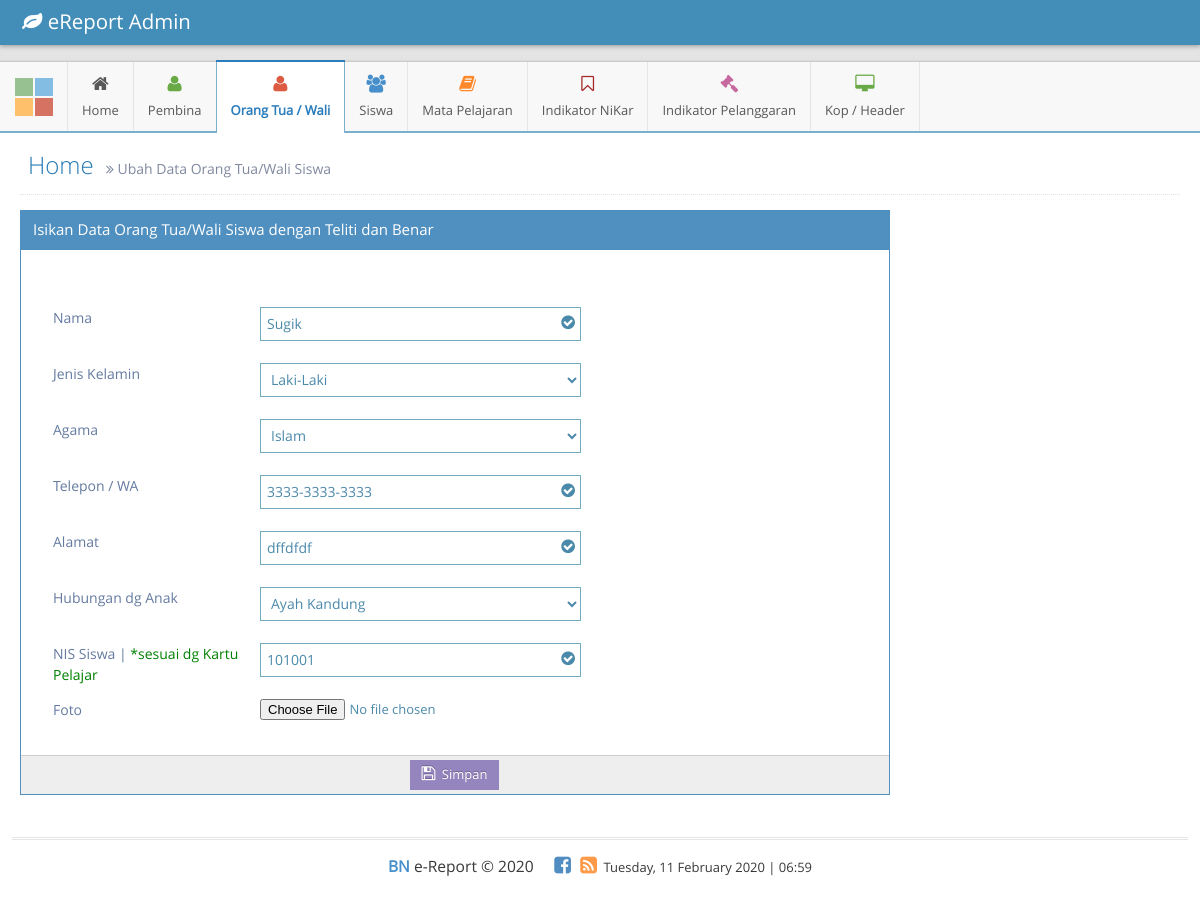
The app's page /admin/ubah/ubahOrtu.php?id_ortu=O-1 (signed in) with its own data.
### tables this page shows
CREATE TABLE `tbl_ortu` (
  `id_ortu` varchar(11) NOT NULL,
  `nama_ortu` varchar(100) NOT NULL,
  `jk_ortu` varchar(11) NOT NULL,
  `agama_ortu` varchar(20) NOT NULL,
  `telp_ortu` varchar(15) NOT NULL,
  `alamat_ortu` varchar(100) NOT NULL,
  `foto_ortu` varchar(50) NOT NULL,
  `hub_dg_anak` varchar(100) NOT NULL,
  `username` varchar(50) NOT NULL,
  `password` varchar(100) NOT NULL,
  `level` varchar(20) NOT NULL,
  `id_siswa` varchar(10) NOT NULL
);

### admin/ubah/ubahOrtu.php (the view, shortened to what this page needs)
<!DOCTYPE html>
<?php
if(!isset($_SESSION['password'])){
	header("location: ../../admin/index.php");
}else{
	include "../../config/koneksi.php";
?>
<html lang="en">
	<head>
		<link rel="stylesheet" href="../../assets/css/bootstrap.min.css" />
		<link rel="stylesheet" href="../../assets/font-awesome/4.5.0/css/font-awesome.min.css" />
		<link rel="stylesheet" href="../../assets/css/jquery-ui.custom.min.css" />
		<link rel="stylesheet" href="../../assets/css/ace.min.css" class="ace-main-stylesheet" id="main-ace-style" />
		<link rel="stylesheet" href="../../assets/css/ace-skins.min.css" />
		<link rel="stylesheet" href="../../assets/css/ace-rtl.min.css" />
	</head>
	<body class="no-skin">
		<div id="navbar" class="navbar navbar-default    navbar-collapse       h-navbar ace-save-state">
			<div class="navbar-container ace-save-state" id="navbar-container">
				<div class="navbar-header pull-left">
					<a href="#" class="navbar-brand">
						<small>
							<i class="fa fa-leaf"></i>
							eReport Admin
						</small>
					</a>
				</div>
			</div>
		</div>
		<div class="main-container ace-save-state" id="main-container">
			<div id="sidebar" class="sidebar      h-sidebar                navbar-collapse collapse          ace-save-state">
				<div class="sidebar-shortcuts" id="sidebar-shortcuts">
					<div class="sidebar-shortcuts-mini" id="sidebar-shortcuts-mini">
						<span class="btn btn-success"></span>
						<span class="btn btn-info"></span>
						<span class="btn btn-warning"></span>
						<span class="btn btn-danger"></span>
					</div>
				</div>
				<ul class="nav nav-list">
					<li class="hover">
						<a href="../home.php">
							<i class="menu-icon fa fa-home"></i>
							<span class="menu-text"> Home </span>
						</a>
					</li>
					<li class="hover">
						<a href="#" class="dropdown-toggle">
							<i class="menu-icon fa fa-user green"></i>
							<span class="menu-text">
								Pembina
							</span>
						</a>
					</li>
					<li class="active open hover">
						<a href="#" class="dropdown-toggle">
							<i class="menu-icon fa fa-user red"></i>
							<span class="menu-text"> Orang Tua / Wali </span>
						</a>
					</li>
					<li class="hover">
						<a href="#">
							<i class="menu-icon fa fa-users blue"></i>
							<span class="menu-text"> Siswa </span>
						</a>
					</li>
					<li class="hover">
						<a href="#" class="dropdown-toggle">
							<i class="menu-icon fa fa-book orange"></i>
							<span class="menu-text"> Mata Pelajaran </span>
						</a>
					</li>
					<li class="hover">
						<a href="#" class="dropdown-toggle">
							<i class="menu-icon fa fa-bookmark-o brown"></i>
							<span class="menu-text"> Indikator NiKar </span>
						</a>
					</li>
					<li class="hover">
						<a href="#">
							<i class="menu-icon fa fa-gavel pink"></i>
							<span class="menu-text">
								Indikator Pelanggaran
							</span>
						</a>
					</li>
					<li class="hover">
						<a href="#">
							<i class="menu-icon fa fa-desktop green"></i>
							<span class="menu-text"> Kop / Header </span>
						</a>
					</li>
				</ul>
			</div>
			<div class="main-content">
				<div class="main-content-inner">
					<div class="page-content">
						<div class="page-header">
							<h1>
								Home
								<small>
									<i class="ace-icon fa fa-angle-double-right"></i>
									Ubah Data Orang Tua/Wali Siswa
								</small>
							</h1>
						</div>
						<?php
							$id_ortu 	= $_GET['id_ortu'];
							$query 		= mysqli_query($conn, "SELECT * FROM tbl_ortu WHERE id_ortu='$id_ortu'");
							$row		= mysqli_fetch_assoc($query);
						?>
						<div class="row">
							<div class="col-xs-12">
								<div class="col-sm-9 widget-box widget-color-blue2">
											<div class="widget-header"> <h5 class="widget-title">Isikan Data Orang Tua/Wali Siswa dengan Teliti dan Benar</h5> </div>
											<form role="form" action="../update/update_ortu.php" method="POST" enctype="multipart/form-data" autocomplete="off">
												<div class="widget-body">
													<div class="widget-main padding-20">
														<div class="form-group has-info">
															<div class="col-xs-12 col-sm-5">
															</div>
														</div>
														<div class="form-group has-info">
															<label for="inputInfo" class="col-xs-12 col-sm-3 control-label no-padding-right">Nama</label>
															<div class="col-xs-12 col-sm-5">
																<span class="block input-icon input-icon-right">
																	<input type="text" name="nama_ortu" value="<?php echo $row['nama_ortu']; ?>" class="width-100" required/>
																		<i class="ace-icon fa fa-check-circle"></i>
																</span>
															</div>
														</div>
														<div>&nbsp;</div>
														<div class="form-group has-info">
															<label for="inputInfo"  class="col-xs-12 col-sm-3 control-label no-padding-right">Jenis Kelamin</label>
															<div class="col-xs-12 col-sm-5">
																<select name="jk_ortu" class="form-control" required/>
																	<option value="<?php echo $row['jk_ortu']; ?>">
																		<?php
																			if($row['jk_ortu']=="L"){
																				echo "Laki-Laki";
																			}else{
																				echo "Perempuan";
																			};
																		?>
																	</option>
															</div>
														</div>
														<div>&nbsp;</div>
														<div class="form-group has-info">
															<label for="inputInfo" class="col-xs-12 col-sm-3 control-label no-padding-right">Agama</label>
															<div class="col-xs-12 col-sm-5">
																<select name="agama_ortu" class="form-control" required/>
																	<option value="<?php echo $row['agama_ortu']; ?>"><?php echo $row['agama_ortu']; ?></option>
															</div>
														</div>
														<div>&nbsp;</div>
														<div class="form-group has-info">
															<label for="inputInfo" class="col-xs-12 col-sm-3 control-label no-padding-right">Telepon / WA</label>
															<div class="col-xs-12 col-sm-5">
																<span class="block input-icon input-icon-right">
																	<input type="text" value="<?php echo $row['telp_ortu']; ?>" name="telp_ortu" class="form-control" pattern="^\d{4}-\d{4}-\d{4}$" placeholder="XXXX-XXXX-XXXX" required/>
																		<i class="ace-icon fa fa-check-circle"></i>
																</span>
															</div>
														</div>
														<div>&nbsp;</div>
														<div class="form-group has-info">
															<label for="inputInfo" class="col-xs-12 col-sm-3 control-label no-padding-right">Alamat</label>
															<div class="col-xs-12 col-sm-5">
																<span class="block input-icon input-icon-right">
																	<input type="text" value="<?php echo $row['alamat_ortu']; ?>" name="alamat_ortu" class="width-100" placeholder="Nama Jalan, RT / RW, Desa, Kec, Kota" required/>
																	<i class="ace-icon fa fa-check-circle"></i>
															</div>
														</div>
														<div>&nbsp;</div>
														<div class="form-group has-info">
															<label for="inputInfo" class="col-xs-12 col-sm-3 control-label no-padding-right">Hubungan dg Anak</label>
															<div class="col-xs-12 col-sm-5">
																<select name="hub_dg_anak" class="form-control" required/>
																	<option value="<?php echo $row['hub_dg_anak']; ?>"><?php echo $row['hub_dg_anak']; ?></option>
															</div>
														</div>
														<div>&nbsp;</div>
														<div class="form-group has-info">
															<label for="inputInfo" class="col-xs-12 col-sm-3 control-label no-padding-right">NIS Siswa | <font color="green">*sesuai dg Kartu Pelajar</font></label>
															<div class="col-xs-12 col-sm-5">
																<span class="block input-icon input-icon-right">
																	<input type="text" name="id_siswa" value="<?php echo $row['id_siswa']; ?>" class="width-100" required/>
																		<i class="ace-icon fa fa-check-circle"></i>
																</span>
															</div>
														</div>
														<div>&nbsp;</div>
														<div class="form-group has-info">
															<label for="inputInfo" class="col-xs-12 col-sm-3 control-label no-padding-right">Foto</label>
															<div class="col-xs-12 col-sm-5">
																<span class="">
																	<input type="file" name="foto_ortu" class="width-100">
																</span>
															</div>
														</div>
														<div class="col-sm-12"></div>
													</div>
													<div class="widget-toolbox padding-4 clearfix">
														<center>
															<div class="btn-group">
																<button type="submit" class="btn btn-sm btn-purple">
																	<i class="ace-icon fa fa-floppy-o bigger-125"></i>
																	Simpan
																</button>
															</div>
														</center>
													</div>
												</div>
											</form>
										</div>
							</div>
						</div>
					</div>
				</div>
			</div>
			<div class="footer">
				<div class="footer-inner">
					<div class="footer-content">
						<span class="bigger-120">
							<span class="blue bolder">BN</span>
							e-Report &copy; 2020
						</span>
						<span class="action-buttons">
							<a href="#">
								<i class="ace-icon fa fa-facebook-square text-primary bigger-150"></i>
							</a>
							<a href="#">
								<i class="ace-icon fa fa-rss-square orange bigger-150"></i>
							</a>
						</span>
						<?php date_default_timezone_set("Asia/Jakarta"); echo date("l, d F Y | H:i"); ?>
					</div>
				</div>
			</div>
		</div>
	</body>
</html>
<?php
}
?>

### records on screen
tbl_ortu: nama_ortu "Sugik", jk_ortu "Laki-Laki", agama_ortu "Islam", telp_ortu "3333-3333-3333", alamat_ortu "dffdfdf", hub_dg_anak "Ayah Kandung", id_siswa "101001"
